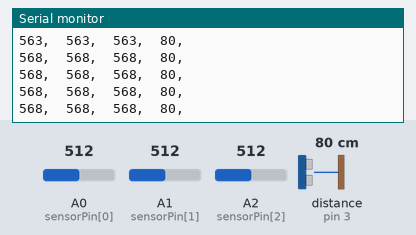
Recording of a sketch running on a simulated Arduino Mega 2560, built with avr-gcc and run on an emulated ATmega2560. On the bench: the last lines printed to the serial monitor. Wiring (inferred from the names in the program): range finder with pulse-width output: data pin 3. The inputs (shaded band) are chosen by the test bench; at power-on: distance to the obstacle (sensor on pin 3) 80 cm, A0 (sensorPin[0]) = 512, A1 (sensorPin[1]) = 512, A2 (sensorPin[2]) = 512. The echo pulse lasts 58.3 µs per cm.

Above: at 1.2 s.
1.3 s: distance to the obstacle (sensor on pin 3) set to 2 cm
At 1.53 s:
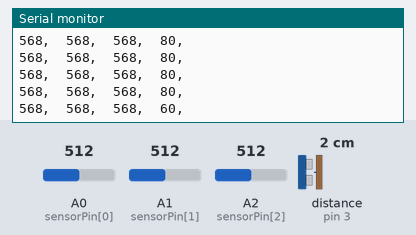
2.8 s: A0 (sensorPin[0]) set to 716
At 2.9 s:
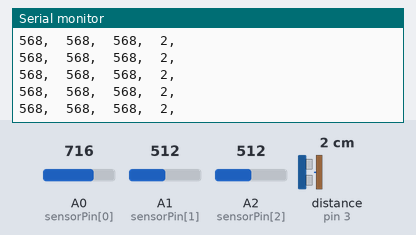
4.3 s: A1 (sensorPin[1]) set to 716
At 4.47 s:
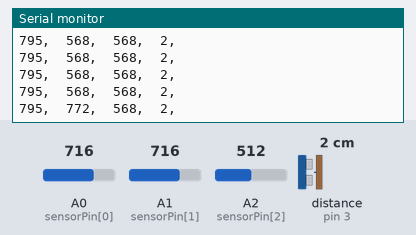
5.8 s: A2 (sensorPin[2]) set to 716
At 5.84 s:
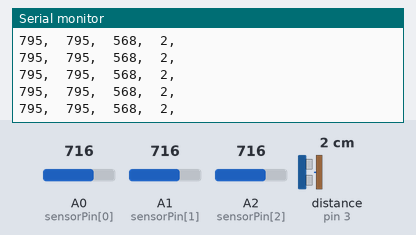
7.3 s: distance to the obstacle (sensor on pin 3) set to 4 cm
At 7.41 s:
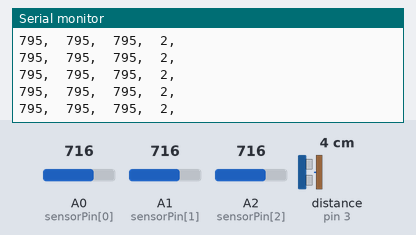
8.8 s: A0 (sensorPin[0]) set to 992
At 8.98 s:
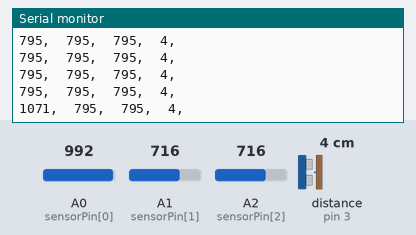
Timing chart, 0 to 11.3 s (numbered marks = the images above; inputs shaded):
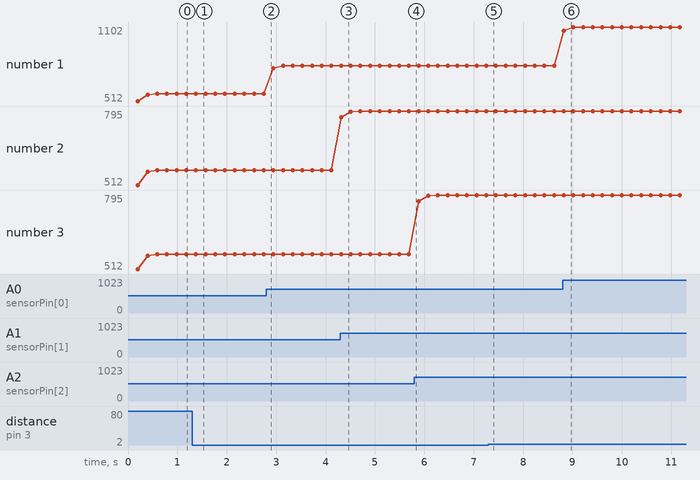

Measured:
- after the input at 1.3 s, the serial monitor: prints a new line after 0.08 s (image 1)
- after the input at 4.3 s, the serial monitor: prints a new line at once (image 3)
- after the input at 8.8 s, the serial monitor: prints a new line at once (image 6)
- plotted number 1: 568 → 795 after the input at 2.8 s, 795 → 1102 after the input at 8.8 s

The sketch:

_3sensorPlusPlus.ino
```cpp
#define numOfImmSen  3
#define numOfMaxSen 1
#define sizeOfCount 10

// pin on Tennsy
const int sensorPin[] = {A0, A1, A2};
const int maxSensorPin[] = {3};

// Arrays to value
double ImmSenVal[numOfImmSen];
double MaxSenVal[numOfMaxSen];

// Arrays to average
double aveOfImmSen[numOfImmSen];
double aveOfMaxSen[numOfMaxSen];

void setup() {
 Serial.begin(9600);
 Serial1.begin(9600);
 pinMode(maxSensorPin[0], INPUT);
}

void loop() {
 for (int i=0; i<numOfImmSen; i++) {
   ImmSenVal[i] = 0;
 }
 for (int i=0; i<numOfMaxSen; i++) {
   aveOfMaxSen[i] = 0;
 }

 for (int i=0; i<4; i++) {
   MaxSenVal[0] = pulseIn(maxSensorPin[0], HIGH);
   aveOfMaxSen[0] = aveOfMaxSen[0] + MaxSenVal[0];
 }
 aveOfMaxSen[0] = (aveOfMaxSen[0]/147/4)*2.54;

 for (int i=0; i<sizeOfCount; i++) {
   for (int j=0; j<numOfImmSen; j++) {
     ImmSenVal[j] = analogRead(sensorPin[j] );
     aveOfImmSen[j] = aveOfImmSen[j] + ImmSenVal[j];
   }
 }

 for (int i=0; i<numOfImmSen; i++) {
   aveOfImmSen[i] = aveOfImmSen[i] / sizeOfCount;
 }

 for (int i=0; i<numOfImmSen; i++) {
     Serial1.print((int)aveOfImmSen[i]);
     Serial1.print(",");
     Serial.print((int)aveOfImmSen[i]);
     Serial.print(",\t");
 }
 for (int i=0; i<numOfMaxSen; i++) {
   Serial.print((int)aveOfMaxSen[i]);
   Serial.print(",\t");
   Serial1.print((int)aveOfMaxSen[i]);
   Serial1.print(",");
 }
 Serial1.println();
 Serial.println();

 delay(20);
}
```
